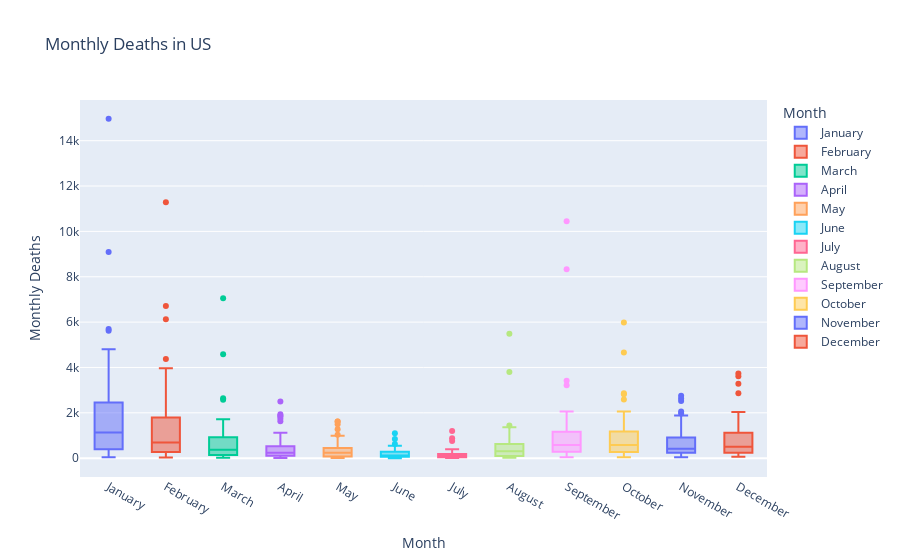

Notebook cell for this chart:
### Code cell
boxplot1 = px.box(tempdf_deaths, x="month", y="monthly_deaths",
                 labels={"monthly_deaths":"Monthly Deaths", "month":"Month"},
                 color="month", title="Monthly Deaths in US")
boxplot1.show()

### Figure 1 — Plotly figure (JSON) as saved in the notebook; plotly's stock layout.template omitted (floating-point values rounded to 4 significant figures)
{"data": [{"alignmentgroup": "True", "hovertemplate": "Month=%{x}<br>Monthly Deaths=%{y}<extra></extra>", "legendgroup": "January", "marker": {"color": "#636efa"}, "name": "January", "notched": false, "offsetgroup": "January", "orientation": "v", "showlegend": true, "type": "box", "x": ["January", "January", "January", "January", "January", "January", "January", "January", "January", "January", "January", "January", "January", "January", "January", "January", "January", "January", "January", "January", "January", "January", "January", "January", "January", "January", "January", "January", "January", "January", "January", "January", "January", "January", "January", "January", "January", "January", "January", "January", "January", "January", "January", "January", "January", "January", "January", "January", "January"], "x0": " ", "xaxis": "x", "y": [2861, 55, 4241, 1192, 14963, 832, 1051, 164, 4806, 3190, 289, 3263, 1711, 1010, 1038, 1021, 1371, 243, 1232, 2154, 2506, 886, 1258, 1289, 272, 335, 1135, 298, 2442, 806, 5621, 2570, 148, 2216, 1058, 487, 5695, 377, 1746, 290, 2711, 9087, 395, 38, 1432, 846, 686, 1192, 158], "y0": " ", "yaxis": "y"}, {"alignmentgroup": "True", "hovertemplate": "Month=%{x}<br>Monthly Deaths=%{y}<extra></extra>", "legendgroup": "February", "marker": {"color": "#EF553B"}, "name": "February", "notched": false, "offsetgroup": "February", "orientation": "v", "showlegend": true, "type": "box", "x": ["February", "February", "February", "February", "February", "February", "February", "February", "February", "February", "February", "February", "February", "February", "February", "February", "February", "February", "February", "February", "February", "February", "February", "February", "February", "February", "February", "February", "February", "February", "February", "February", "February", "February", "February", "February", "February", "February", "February", "February", "February", "February", "February", "February", "February", "February", "February", "February", "February"], "x0": " ", "xaxis": "x", "y": [2242, 26, 2860, 549, 11285, 334, 576, 332, 4373, 2979, 135, 1493, 2599, 569, 956, 809, 749, 113, 742, 1541, 982, 283, 636, 1207, 124, 174, 686, 113, 1768, 431, 3965, 1860, 28, 6121, 881, 246, 2341, 348, 1504, 110, 1760, 6707, 270, 30, 2088, 655, 276, 582, 75], "y0": " ", "yaxis": "y"}, {"alignmentgroup": "True", "hovertemplate": "Month=%{x}<br>Monthly Deaths=%{y}<extra></extra>", "legendgroup": "March", "marker": {"color": "#00cc96"}, "name": "March", "notched": false, "offsetgroup": "March", "orientation": "v", "showlegend": true, "type": "box", "x": ["March", "March", "March", "March", "March", "March", "March", "March", "March", "March", "March", "March", "March", "March", "March", "March", "March", "March", "March", "March", "March", "March", "March", "March", "March", "March", "March", "March", "March", "March", "March", "March", "March", "March", "March", "March", "March", "March", "March", "March", "March", "March", "March", "March", "March", "March", "March", "March", "March"], "x0": " ", "xaxis": "x", "y": [624, 20, 987, 209, 7047, 130, 264, 137, 2573, 1716, 103, 844, 466, 273, 178, 1365, 533, 40, 417, 1067, 614, 375, 351, 594, 79, 83, 292, 68, 1276, 223, 2647, 896, 23, 1310, 525, 178, 1094, 117, 600, 47, 481, 4588, 187, 23, 1700, 285, 376, 297, 29], "y0": " ", "yaxis": "y"}, {"alignmentgroup": "True", "hovertemplate": "Month=%{x}<br>Monthly Deaths=%{y}<extra></extra>", "legendgroup": "April", "marker": {"color": "#ab63fa"}, "name": "April", "notched": false, "offsetgroup": "April", "orientation": "v", "showlegend": true, "type": "box", "x": ["April", "April", "April", "April", "April", "April", "April", "April", "April", "April", "April", "April", "April", "April", "April", "April", "April", "April", "April", "April", "April", "April", "April", "April", "April", "April", "April", "April", "April", "April", "April", "April", "April", "April", "April", "April", "April", "April", "April", "April", "April", "April", "April", "April", "April", "April", "April", "April", "April"], "x0": " ", "xaxis": "x", "y": [342, 31, 357, 113, 2496, 257, 211, 66, 1736, 1091, 83, 712, 293, 207, 112, 469, 241, 41, 458, 425, 1631, 311, 167, 266, 135, 84, 215, 65, 1026, 130, 1938, 539, 25, 675, 1835, 115, 1125, 52, 351, 32, 302, 1866, 80, 19, 518, 238, 145, 234, 7], "y0": " ", "yaxis": "y"}, {"alignmentgroup": "True", "hovertemplate": "Month=%{x}<br>Monthly Deaths=%{y}<extra></extra>", "legendgroup": "May", "marker": {"color": "#FFA15A"}, "name": "May", "notched": false, "offsetgroup": "May", "orientation": "v", "showlegend": true, "type": "box", "x": ["May", "May", "May", "May", "May", "May", "May", "May", "May", "May", "May", "May", "May", "May", "May", "May", "May", "May", "May", "May", "May", "May", "May", "May", "May", "May", "May", "May", "May", "May", "May", "May", "May", "May", "May", "May", "May", "May", "May", "May", "May", "May", "May", "May", "May", "May", "May", "May", "May"], "x0": " ", "xaxis": "x", "y": [250, 22, 304, 94, 1493, 291, 141, 36, 1613, 616, 44, 932, 288, 105, 89, 318, 194, 41, 870, 262, 1618, 282, 117, 433, 41, 129, 122, 50, 658, 196, 1030, 425, 20, 577, 503, 189, 993, 37, 239, 47, 241, 1270, 100, 9, 416, 262, 29, 306, 12], "y0": " ", "yaxis": "y"}, {"alignmentgroup": "True", "hovertemplate": "Month=%{x}<br>Monthly Deaths=%{y}<extra></extra>", "legendgroup": "June", "marker": {"color": "#19d3f3"}, "name": "June", "notched": false, "offsetgroup": "June", "orientation": "v", "showlegend": true, "type": "box", "x": ["June", "June", "June", "June", "June", "June", "June", "June", "June", "June", "June", "June", "June", "June", "June", "June", "June", "June", "June", "June", "June", "June", "June", "June", "June", "June", "June", "June", "June", "June", "June", "June", "June", "June", "June", "June", "June", "June", "June", "June", "June", "June", "June", "June", "June", "June", "June", "June", "June"], "x0": " ", "xaxis": "x", "y": [206, 8, 308, 76, 413, 224, 40, 33, 1104, 549, 62, 451, 230, 83, 74, 329, 162, 33, 127, 122, 623, 168, 96, 243, 52, 25, 95, 19, 240, 77, 337, 349, 16, 448, 97, 103, 457, 22, 83, 21, 125, 845, 69, 1, 229, 175, 99, 272, 28], "y0": " ", "yaxis": "y"}, {"alignmentgroup": "True", "hovertemplate": "Month=%{x}<br>Monthly Deaths=%{y}<extra></extra>", "legendgroup": "July", "marker": {"color": "#FF6692"}, "name": "July", "notched": false, "offsetgroup": "July", "orientation": "v", "showlegend": true, "type": "box", "x": ["July", "July", "July", "July", "July", "July", "July", "July", "July", "July", "July", "July", "July", "July", "July", "July", "July", "July", "July", "July", "July", "July", "July", "July", "July", "July", "July", "July", "July", "July", "July", "July", "July", "July", "July", "July", "July", "July", "July", "July", "July", "July", "July", "July", "July", "July", "July", "July", "July"], "x0": " ", "xaxis": "x", "y": [184, 12, 310, 232, 755, 150, 15, 139, 1202, 249, 45, 242, 155, 45, 106, 111, 261, 42, 84, 88, 189, 74, 131, 391, 39, 30, 231, 15, 150, 70, 171, 201, 11, 183, 97, 83, 125, 10, 85, 8, 172, 884, 80, 4, 117, 181, 55, 162, 29], "y0": " ", "yaxis": "y"}, {"alignmentgroup": "True", "hovertemplate": "Month=%{x}<br>Monthly Deaths=%{y}<extra></extra>", "legendgroup": "August", "marker": {"color": "#B6E880"}, "name": "August", "notched": false, "offsetgroup": "August", "orientation": "v", "showlegend": true, "type": "box", "x": ["August", "August", "August", "August", "August", "August", "August", "August", "August", "August", "August", "August", "August", "August", "August", "August", "August", "August", "August", "August", "August", "August", "August", "August", "August", "August", "August", "August", "August", "August", "August", "August", "August", "August", "August", "August", "August", "August", "August", "August", "August", "August", "August", "August", "August", "August", "August", "August", "August"], "x0": " ", "xaxis": "x", "y": [747, 55, 541, 793, 1446, 222, 65, 47, 5482, 1029, 165, 584, 486, 85, 295, 448, 1360, 32, 189, 164, 362, 143, 866, 961, 96, 40, 598, 30, 280, 108, 581, 834, 22, 374, 327, 325, 385, 30, 694, 26, 740, 3803, 183, 16, 310, 473, 138, 172, 82], "y0": " ", "yaxis": "y"}, {"alignmentgroup": "True", "hovertemplate": "Month=%{x}<br>Monthly Deaths=%{y}<extra></extra>", "legendgroup": "September", "marker": {"color": "#FF97FF"}, "name": "September", "notched": false, "offsetgroup": "September", "orientation": "v", "showlegend": true, "type": "box", "x": ["September", "September", "September", "September", "September", "September", "September", "September", "September", "September", "September", "September", "September", "September", "September", "September", "September", "September", "September", "September", "September", "September", "September", "September", "September", "September", "September", "September", "September", "September", "September", "September", "September", "September", "September", "September", "September", "September", "September", "September", "September", "September", "September", "September", "September", "September", "September", "September", "September"], "x0": " ", "xaxis": "x", "y": [2016, 132, 1197, 757, 3415, 412, 271, 74, 10448, 3217, 544, 1165, 1167, 295, 490, 1032, 1590, 90, 428, 381, 802, 352, 1191, 921, 209, 242, 640, 64, 545, 283, 1086, 2056, 53, 1079, 1137, 580, 1165, 68, 1874, 73, 1648, 8327, 298, 41, 908, 1142, 586, 426, 138], "y0": " ", "yaxis": "y"}, {"alignmentgroup": "True", "hovertemplate": "Month=%{x}<br>Monthly Deaths=%{y}<extra></extra>", "legendgroup": "October", "marker": {"color": "#FECB52"}, "name": "October", "notched": false, "offsetgroup": "October", "orientation": "v", "showlegend": true, "type": "box", "x": ["October", "October", "October", "October", "October", "October", "October", "October", "October", "October", "October", "October", "October", "October", "October", "October", "October", "October", "October", "October", "October", "October", "October", "October", "October", "October", "October", "October", "October", "October", "October", "October", "October", "October", "October", "October", "October", "October", "October", "October", "October", "October", "October", "October", "October", "October", "October", "October", "October"], "x0": " ", "xaxis": "x", "y": [1274, 148, 1170, 685, 2866, 645, 135, 137, 4661, 2814, 631, 955, 1025, 402, 359, 996, 598, 145, 453, 369, 1301, 537, 475, 585, 337, 188, 481, 84, 545, 248, 1062, 1527, 153, 2582, 1761, 581, 2054, 40, 1244, 93, 1190, 5985, 276, 47, 1157, 906, 756, 528, 178], "y0": " ", "yaxis": "y"}, {"alignmentgroup": "True", "hovertemplate": "Month=%{x}<br>Monthly Deaths=%{y}<extra></extra>", "legendgroup": "November", "marker": {"color": "#636efa"}, "name": "November", "notched": false, "offsetgroup": "November", "orientation": "v", "showlegend": true, "type": "box", "x": ["November", "November", "November", "November", "November", "November", "November", "November", "November", "November", "November", "November", "November", "November", "November", "November", "November", "November", "November", "November", "November", "November", "November", "November", "November", "November", "November", "November", "November", "November", "November", "November", "November", "November", "November", "November", "November", "November", "November", "November", "November", "November", "November", "November", "November", "November", "November", "November", "November"], "x0": " ", "xaxis": "x", "y": [546, 149, 1153, 291, 2526, 1007, 141, 87, 1878, 1349, 391, 756, 874, 389, 279, 1184, 254, 157, 311, 408, 1731, 713, 210, 2756, 326, 135, 386, 151, 418, 318, 1054, 692, 132, 2060, 169, 789, 1967, 54, 494, 99, 687, 2628, 320, 46, 803, 663, 442, 590, 254], "y0": " ", "yaxis": "y"}, {"alignmentgroup": "True", "hovertemplate": "Month=%{x}<br>Monthly Deaths=%{y}<extra></extra>", "legendgroup": "December", "marker": {"color": "#EF553B"}, "name": "December", "notched": false, "offsetgroup": "December", "orientation": "v", "showlegend": true, "type": "box", "x": ["December", "December", "December", "December", "December", "December", "December", "December", "December", "December", "December", "December", "December", "December", "December", "December", "December", "December", "December", "December", "December", "December", "December", "December", "December", "December", "December", "December", "December", "December", "December", "December", "December", "December", "December", "December", "December", "December", "December", "December", "December", "December", "December", "December", "December", "December", "December", "December", "December"], "x0": " ", "xaxis": "x", "y": [336, 98, 1922, 481, 2039, 1097, 256, 108, 956, 896, 233, 1641, 1480, 504, 313, 1111, 185, 207, 552, 869, 3615, 1150, 165, 690, 235, 181, 403, 245, 647, 488, 1944, 676, 127, 2860, 673, 494, 3284, 134, 426, 152, 3737, 1917, 259, 61, 877, 555, 468, 1167, 98], "y0": " ", "yaxis": "y"}], "layout": {"autosize": true, "boxmode": "overlay", "legend": {"title": {"text": "Month"}, "tracegroupgap": 0}, "title": {"text": "Monthly Deaths in US"}, "xaxis": {"anchor": "y", "autorange": true, "categoryarray": ["January", "February", "March", "April", "May", "June", "July", "August", "September", "October", "November", "December"], "categoryorder": "array", "domain": [0, 1], "range": [-0.5, 11.5], "title": {"text": "Month"}, "type": "category"}, "yaxis": {"anchor": "x", "autorange": true, "domain": [0, 1], "range": [-830.2, 15790.0], "title": {"text": "Monthly Deaths"}, "type": "linear"}}}
